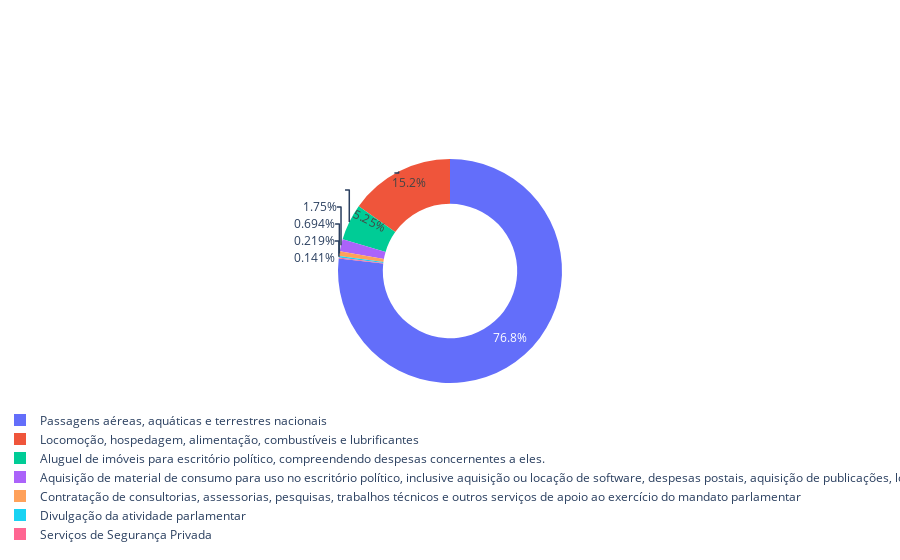

The notebook cell saved with this chart:
### Code cell
fig = px.pie(df_em_dp, 
             values="VALOR_REEMBOLSADO", 
             names="TIPO_DESPESA",
            hole=.6)

fig.update_layout(legend=dict(
    orientation="h"
))

fig.show()

### Figure 1 — Plotly figure (JSON) as saved in the notebook; plotly's stock layout.template omitted (floating-point values rounded to 4 significant figures)
{"data": [{"domain": {"x": [0, 1], "y": [0, 1]}, "hole": 0.6, "hovertemplate": "TIPO_DESPESA=%{label}<br>VALOR_REEMBOLSADO=%{value}<extra></extra>", "labels": ["Aluguel de imóveis para escritório político, compreendendo despesas concernentes a eles.", "Aquisição de material de consumo para uso no escritório político, inclusive aquisição ou locação de software, despesas postais, aquisição de publicações, locação de móveis e de equipamentos. ", "Contratação de consultorias, assessorias, pesquisas, trabalhos técnicos e outros serviços de apoio ao exercício do mandato parlamentar", "Divulgação da atividade parlamentar", "Locomoção, hospedagem, alimentação, combustíveis e lubrificantes", "Passagens aéreas, aquáticas e terrestres nacionais", "Serviços de Segurança Privada"], "legendgroup": "", "name": "", "showlegend": true, "type": "pie", "values": [327100.0, 109000.0, 43230.0, 13650, 944800.0, 4782000.0, 8791.0]}], "layout": {"legend": {"orientation": "h", "tracegroupgap": 0}, "margin": {"t": 60}}}
